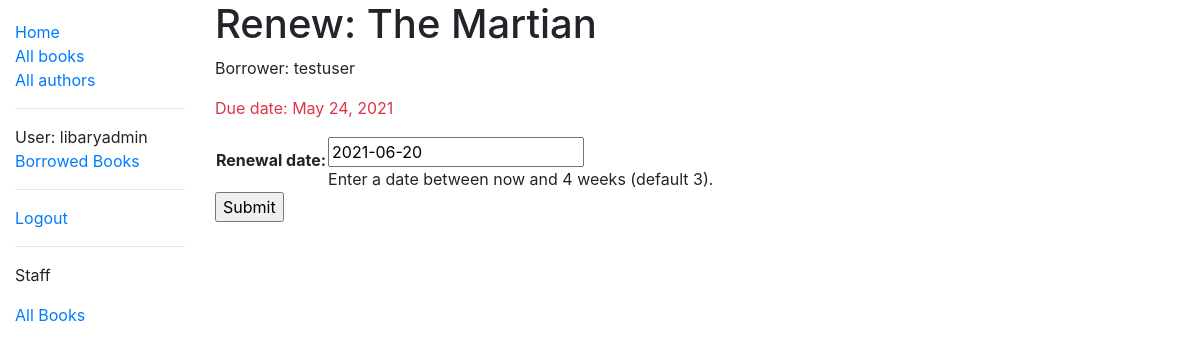
/catalog/book/d479a07d-4117-4a80-8047-0a5c20912dd4/renew/ (signed in), run on an earlier commit of the app's database.
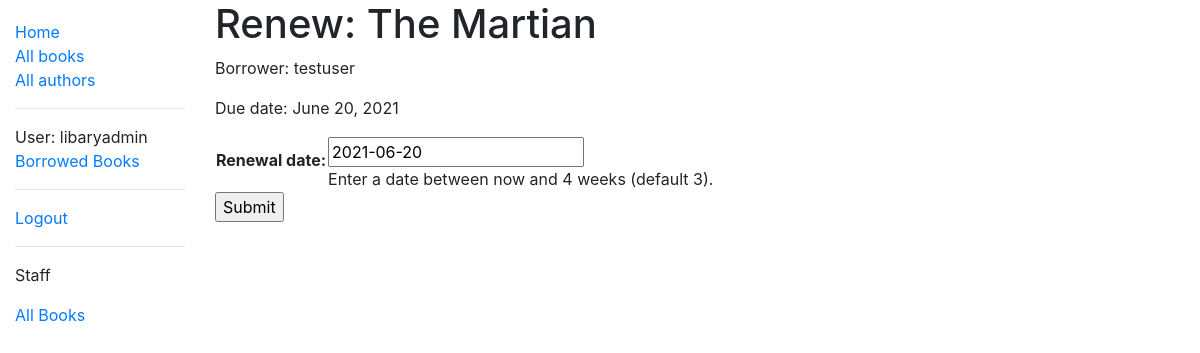
And on a later commit of the database.
### catalog/models.py (models this page shows, shortened)
class BookInstance(models.Model):
    id = models.UUIDField(primary_key=True,
                          default=uuid.uuid4,
                          help_text='Unique ID for this book')
    book = models.ForeignKey('Book',
                             on_delete=models.RESTRICT,
                             null=True)
    imprint = models.CharField(max_length=200)
    due_back = models.DateField(null=True,
                                blank=True)
    borrower = models.ForeignKey(User,
                                 on_delete=models.SET_NULL,
                                 null=True, blank=True)
    LOAN_STATUS = (
        ('m', 'Maintenance'),
        ('o', 'On loan'),
        ('a', 'Available'),
        ('r', 'Reserved'),
    )
    status = models.CharField(
        max_length=1,
        choices=LOAN_STATUS,
        blank=True,
        default='m',
        help_text='Book availability',
    )
    class Meta:
        ordering = ['due_back']
        permissions = (("can_mark_returned", "Set book as returned"),)
    @property
    def is_overdue(self):
        if self.due_back and date.today() > self.due_back:
            return True
        return False

class Book(models.Model):
    title = models.CharField(max_length=200)
    author = models.ForeignKey('Author', on_delete=models.SET_NULL, null=True)
    summary = models.TextField(max_length=1000,
                               help_text='Enter brief description of book')
    isbn = models.CharField('ISBN', max_length=13,
                            unique=True,
                            help_text='13 Character <a href="https://www.isbn-international.org/content/what-isbn">ISBN number</a>')
    genre = models.ManyToManyField(Genre,
                                   help_text='Select genre for this book')
    language = models.ManyToManyField(Language,
                                   help_text='Select language book is written')
    def display_genre(self):
        """Create a string for the Genre. This is required to display genre in Admin."""
        return ', '.join(genre.name for genre in self.genre.all()[:3])
    display_genre.short_description = 'Genre'

### catalog/views.py (the view)
@login_required
@permission_required('catalog.can_mark_returned', raise_exception=True)
def renew_book_librarian(request, pk):
    book_instance = get_object_or_404(BookInstance, pk=pk)
    if request.method == 'POST':
        form = RenewBookForm(request.POST)
        if form.is_valid():
            book_instance.due_back = form.cleaned_data['renewal_date']
            book_instance.save()
            return HttpResponseRedirect(reverse('all-borrowed') )
    else:
        proposed_renewal_date = datetime.date.today() + datetime.timedelta(weeks=3)
        form = RenewBookForm(initial={'renewal_date': proposed_renewal_date})
    context = {
        'form': form,
        'book_instance': book_instance,
    }
    return render(request, 'catalog/book_renew_librarian.html', context)

### catalog/forms.py (shortened to what this page needs)
class RenewBookForm(forms.Form):
    renewal_date = forms.DateField(help_text="Enter a date between now and 4 weeks (default 3).")

### catalog/templates/catalog/book_renew_librarian.html (shortened to what this page needs)
{% extends "base_generic.html" %}
{% block content %}
  <h1>Renew: {{ book_instance.book.title }}</h1>
  <p>Borrower: {{ book_instance.borrower }}</p>
  <p{% if book_instance.is_overdue %} class="text-danger"{% endif %}>Due date: {{ book_instance.due_back }}</p>
  <form action="" method="post">
    <table>
    {{ form.as_table }}
    </table>
    <input type="submit" value="Submit">
  </form>
{% endblock %}

What changed in the data, as far as the page shows it:
changed BookInstance "The Martian": due_back "May 24, 2021" → "June 20, 2021"
